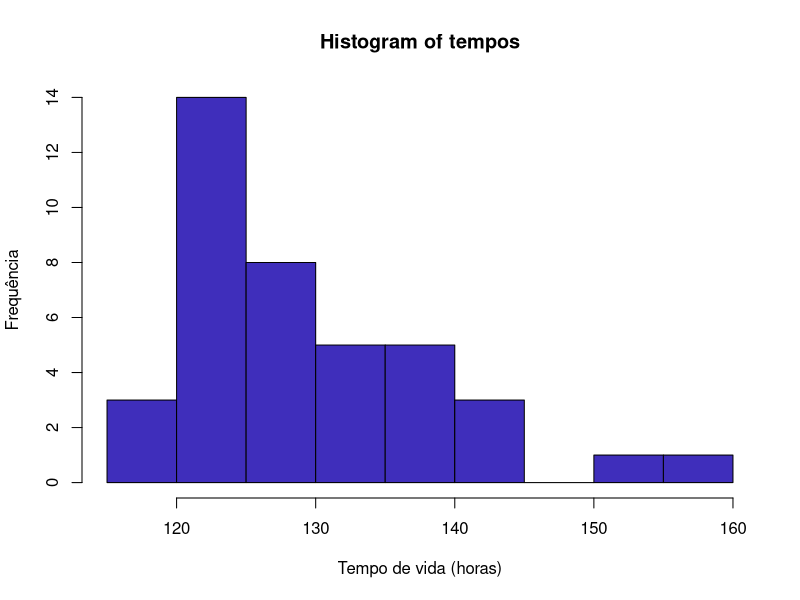
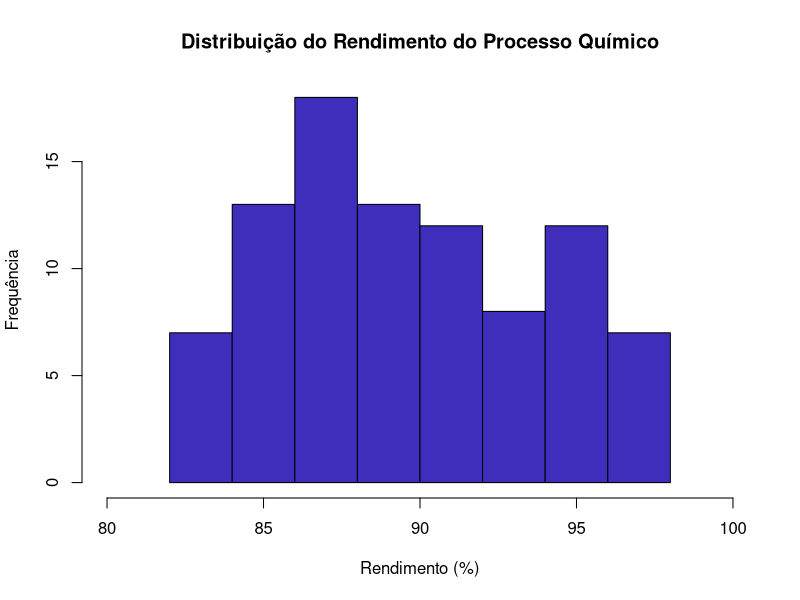
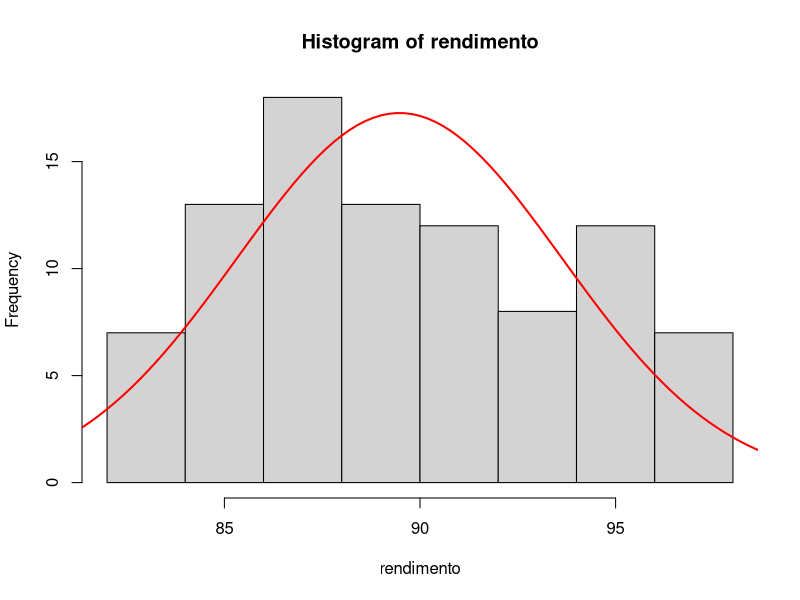

The R script that drew these images, in order:
#-- Lista 2 - Controle estatístico de qualidade

## questão 1
diametros <- c(50.001, 50.002, 49.998, 50.006, 50.005, 49.996, 50.003, 50.004)
media <- mean(diametros); media
desvio <- sd(diametros); desvio

## questão 2
tempos <- c(127, 125, 131, 124, 129, 121, 142, 151, 160, 125,
            124, 123, 120, 119, 128, 133, 137, 124, 142, 123,
            121, 136, 140, 137, 125, 124, 128, 129, 130, 122,
            118, 131, 125, 133, 141, 125, 140, 132, 129, 126)
dois.a <- mean(tempos); dois.a
dois.a.desvio <- sd(tempos); dois.a.desvio


hist(tempos, 
     xlab = "Tempo de vida (horas)",
     ylab = "Frequência",
     col = "#3f2ebb")

median(tempos)
quantile(tempos, 0.25)
quantile(tempos, 0.75)


## questão 3
rendimento <- c(94.1, 87.3, 94.1, 92.4, 84.6, 85.4, 93.2, 84.1, 92.1, 90.6,
                83.6, 86.6, 90.6, 90.1, 96.4, 89.1, 85.4, 91.7, 91.4, 95.2,
                88.2, 88.8, 89.7, 87.5, 88.2, 86.1, 86.4, 86.4, 87.6, 84.2,
                86.1, 94.3, 85.0, 85.1, 85.1, 85.1, 95.1, 93.2, 84.9, 84.0,
                89.6, 90.5, 90.0, 86.7, 87.3, 93.7, 90.0, 95.6, 92.4, 83.0,
                89.6, 87.7, 90.1, 88.3, 87.3, 95.3, 90.3, 90.6, 94.3, 84.1,
                86.6, 94.1, 93.1, 89.4, 97.3, 83.7, 91.2, 97.8, 94.6, 88.6,
                96.8, 82.9, 86.1, 93.1, 96.3, 84.1, 94.4, 87.3, 90.4, 86.4,
                94.7, 82.6, 96.1, 86.4, 89.1, 87.6, 91.1, 83.1, 98.0, 84.5)

# Histograma com ajuste de bins
hist(rendimento,
     breaks = 10,  # Número de intervalos
     main = "Distribuição do Rendimento do Processo Químico",
     xlab = "Rendimento (%)",
     ylab = "Frequência",
     col = "#3f2ebb",
     border = "black",
     xlim = c(80, 100))

curve(dnorm(x, mean = mean(rendimento), sd = sd(rendimento)) * length(rendimento) * diff(hist(rendimento)$breaks)[1],
add = TRUE, col = "red", lwd = 2)
## questão 4
mean(rendimento)
sd(rendimento)


## questão 7
p_critico <- 0.015
p_critico_maior <- 0.002
p_critico_menor <- 0.008
p_todos <- 0.001

p_apenas_critico <- p_critico - p_critico_maior - p_critico_menor + p_todos ; p_apenas_critico

p_descarte <- p_apenas_critico + p_critico_maior + p_critico_menor + p_todos ; p_descarte

p_maior <- 0.01
p_menor <- 0.02
p_maior_menor <- 0.005

p_apenas_maior <- p_maior - p_critico_maior - p_maior_menor + p_todos
p_apenas_menor <- p_menor - p_critico_menor - p_maior_menor + p_todos

p_retrabalho <- p_apenas_maior + p_apenas_menor + p_maior_menor - p_todos ; p_retrabalho


## Questão 9

# Parâmetros
k <- 0.05
prob <- c((1 + 3*k)/3, (1 + 2*k)/3, (0.5 + 5*k)/3) ; prob
valores_x <- 1:3 ; valores_x

# Média e variância teóricas
media <- sum(valores_x * prob)
variancia <- sum(valores_x^2 * prob) - media^2

# FDA
fda <- cumsum(prob)

## Questão 11
prob_falha <- 1 - exp(-0.125 * 1)

lucro_sem_falha <- 25
lucro_com_falha <- -25
lucro_esperado <- lucro_sem_falha * (1 - prob_falha) + lucro_com_falha * prob_falha
cat("Lucro esperado por unidade: $", round(lucro_esperado, 2), "\n")
